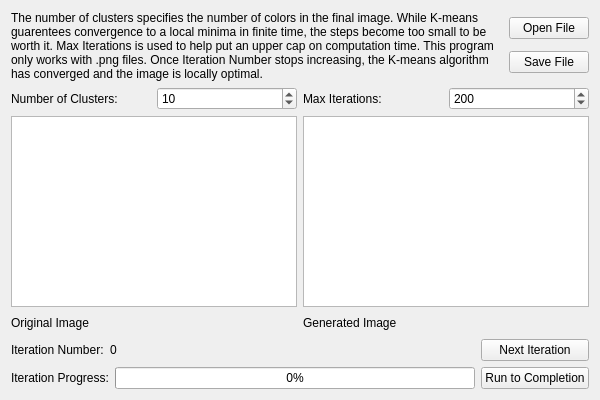
<?xml version="1.0" encoding="UTF-8"?>
<ui version="4.0">
 <class>MainWindow</class>
 <widget class="QMainWindow" name="MainWindow">
  <property name="geometry">
   <rect>
    <x>0</x>
    <y>0</y>
    <width>600</width>
    <height>400</height>
   </rect>
  </property>
  <property name="windowTitle">
   <string>Penguin Image Quantizer</string>
  </property>
  <widget class="QWidget" name="centralWidget">
   <layout class="QVBoxLayout" name="verticalLayout_5">
    <item>
     <layout class="QHBoxLayout" name="horizontalLayout_3">
      <item>
       <widget class="QLabel" name="ProgramExplanation">
        <property name="text">
         <string>The number of clusters specifies the number of colors in the final image. While K-means guarentees convergence to a local minima in finite time, the steps become too small to be worth it. Max Iterations is used to help put an upper cap on computation time. This program only works with .png files. Once Iteration Number stops increasing, the K-means algorithm has converged and the image is locally optimal.</string>
        </property>
        <property name="wordWrap">
         <bool>true</bool>
        </property>
       </widget>
      </item>
      <item>
       <layout class="QVBoxLayout" name="verticalLayout_3">
        <item>
         <widget class="QPushButton" name="OpenFile">
          <property name="sizePolicy">
           <sizepolicy hsizetype="Maximum" vsizetype="Fixed">
            <horstretch>0</horstretch>
            <verstretch>0</verstretch>
           </sizepolicy>
          </property>
          <property name="text">
           <string>Open File</string>
          </property>
         </widget>
        </item>
        <item>
         <widget class="QPushButton" name="SaveFile">
          <property name="sizePolicy">
           <sizepolicy hsizetype="Maximum" vsizetype="Fixed">
            <horstretch>0</horstretch>
            <verstretch>0</verstretch>
           </sizepolicy>
          </property>
          <property name="text">
           <string>Save File</string>
          </property>
         </widget>
        </item>
       </layout>
      </item>
     </layout>
    </item>
    <item>
     <layout class="QHBoxLayout" name="horizontalLayout_8">
      <item>
       <layout class="QHBoxLayout" name="horizontalLayout_6">
        <item>
         <widget class="QLabel" name="ClusterNumLabel">
          <property name="text">
           <string>Number of Clusters:</string>
          </property>
         </widget>
        </item>
        <item>
         <widget class="QSpinBox" name="ClusterNum">
          <property name="maximum">
           <number>100</number>
          </property>
          <property name="value">
           <number>10</number>
          </property>
         </widget>
        </item>
       </layout>
      </item>
      <item>
       <layout class="QHBoxLayout" name="horizontalLayout_7">
        <item>
         <widget class="QLabel" name="IterationNumLabel">
          <property name="text">
           <string>Max Iterations:</string>
          </property>
         </widget>
        </item>
        <item>
         <widget class="QSpinBox" name="IterationNum">
          <property name="maximum">
           <number>1000</number>
          </property>
          <property name="value">
           <number>200</number>
          </property>
          <property name="displayIntegerBase">
           <number>10</number>
          </property>
         </widget>
        </item>
       </layout>
      </item>
     </layout>
    </item>
    <item>
     <layout class="QHBoxLayout" name="horizontalLayout_10">
      <item>
       <layout class="QVBoxLayout" name="verticalLayout_2">
        <item>
         <widget class="QGraphicsView" name="OriginalImage">
          <property name="lineWidth">
           <number>2</number>
          </property>
          <property name="sizeAdjustPolicy">
           <enum>QAbstractScrollArea::AdjustIgnored</enum>
          </property>
         </widget>
        </item>
        <item>
         <layout class="QHBoxLayout" name="horizontalLayout_9">
          <item>
           <widget class="QLabel" name="label">
            <property name="text">
             <string>Original Image</string>
            </property>
           </widget>
          </item>
          <item>
           <spacer name="horizontalSpacer_5">
            <property name="orientation">
             <enum>Qt::Horizontal</enum>
            </property>
            <property name="sizeHint" stdset="0">
             <size>
              <width>40</width>
              <height>20</height>
             </size>
            </property>
           </spacer>
          </item>
         </layout>
        </item>
       </layout>
      </item>
      <item>
       <layout class="QVBoxLayout" name="verticalLayout_4">
        <item>
         <widget class="QGraphicsView" name="NewImage"/>
        </item>
        <item>
         <layout class="QHBoxLayout" name="horizontalLayout_5">
          <item>
           <widget class="QLabel" name="label_4">
            <property name="text">
             <string>Generated Image</string>
            </property>
           </widget>
          </item>
          <item>
           <spacer name="horizontalSpacer_4">
            <property name="orientation">
             <enum>Qt::Horizontal</enum>
            </property>
            <property name="sizeHint" stdset="0">
             <size>
              <width>40</width>
              <height>20</height>
             </size>
            </property>
           </spacer>
          </item>
         </layout>
        </item>
       </layout>
      </item>
     </layout>
    </item>
    <item>
     <layout class="QHBoxLayout" name="horizontalLayout_4">
      <item>
       <layout class="QVBoxLayout" name="verticalLayout">
        <item>
         <layout class="QHBoxLayout" name="horizontalLayout">
          <item>
           <widget class="QLabel" name="label_2">
            <property name="text">
             <string>Iteration Number:</string>
            </property>
           </widget>
          </item>
          <item>
           <widget class="QLabel" name="IterationCount">
            <property name="text">
             <string>0</string>
            </property>
           </widget>
          </item>
          <item>
           <spacer name="horizontalSpacer">
            <property name="orientation">
             <enum>Qt::Horizontal</enum>
            </property>
            <property name="sizeHint" stdset="0">
             <size>
              <width>40</width>
              <height>20</height>
             </size>
            </property>
           </spacer>
          </item>
         </layout>
        </item>
        <item>
         <layout class="QHBoxLayout" name="horizontalLayout_2">
          <item>
           <widget class="QLabel" name="label_3">
            <property name="text">
             <string>Iteration Progress:</string>
            </property>
           </widget>
          </item>
          <item>
           <widget class="QProgressBar" name="progressBar">
            <property name="value">
             <number>0</number>
            </property>
           </widget>
          </item>
         </layout>
        </item>
       </layout>
      </item>
      <item>
       <layout class="QVBoxLayout" name="verticalLayout_6">
        <item>
         <widget class="QPushButton" name="NextIteration">
          <property name="text">
           <string>Next Iteration</string>
          </property>
         </widget>
        </item>
        <item>
         <widget class="QPushButton" name="Completion">
          <property name="text">
           <string>Run to Completion</string>
          </property>
         </widget>
        </item>
       </layout>
      </item>
     </layout>
    </item>
   </layout>
  </widget>
 </widget>
 <layoutdefault spacing="6" margin="11"/>
 <resources/>
 <connections/>
</ui>
